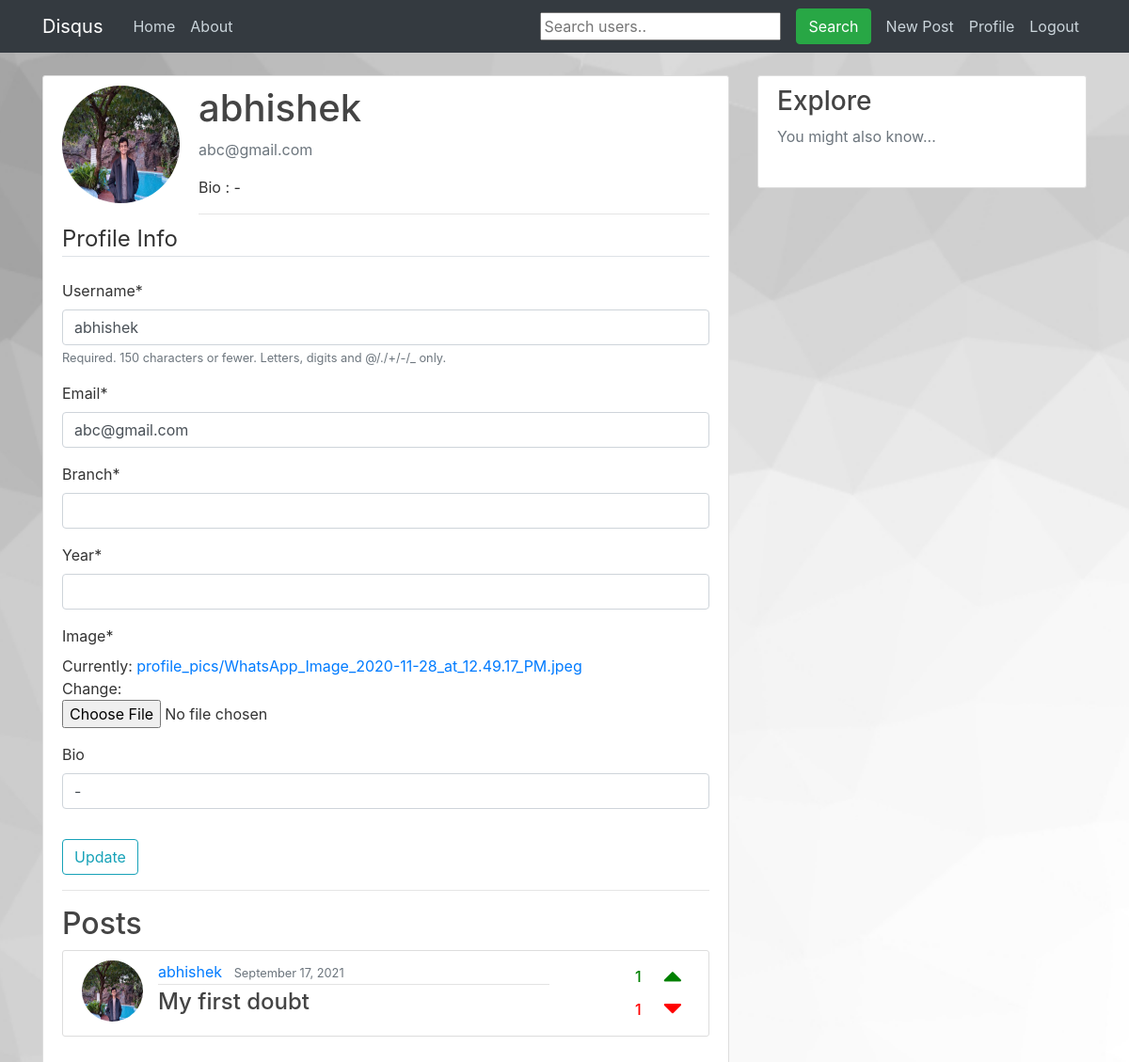
Page /auth/profile-edit/ (signed in) on the committed database.
### accounts/models.py (models this page shows, shortened)
class Profile(models.Model):
	name = models.CharField(max_length=255, default="")
	year = models.IntegerField(default=1)
	branch = models.CharField(max_length=255, default="")
	user = models.OneToOneField(User, on_delete=models.CASCADE)
	image = models.ImageField(default='default.jpg', upload_to='profile_pics')
	bio = models.CharField(max_length=255, blank=True)
	qs_cnt = models.IntegerField(default=0)
	ans_cnt = models.IntegerField(default=0)

### feed/models.py (models this page shows, shortened)
class Post(models.Model):
	title = models.CharField(max_length=100)
	content = models.TextField()
	date_posted = models.DateTimeField(default=timezone.now)
	author = models.ForeignKey(User, on_delete=models.CASCADE)
	image = models.ImageField(upload_to='uploads', blank=True)
	upvote = models.ManyToManyField(User, related_name='upvote')
	downvote = models.ManyToManyField(User, related_name='downvote')
	anonymous = models.BooleanField(default = False)
	def number_of_upvotes(self):
		return self.upvote.count()
	def number_of_downvotes(self):
		return self.downvote.count()

### accounts/views.py (the view)
# urls.py: path('profile-edit/', views.profile_edit, name='profile_edit'),
@login_required
def profile_edit(request):
	username = request.user.username
	if(request.method == 'POST'):
		u_form = UserUpdateForm(request.POST, instance=request.user)
		p_form = ProfileUpdateForm(request.POST, request.FILES, instance=request.user.profile)
		if u_form.is_valid() and p_form.is_valid():
			u_form.save()
			p_form.save()
			messages.success(request, f'Your account has been updated!')
			return redirect('profile', request.user.username)
	else:
		u_form = UserUpdateForm(instance=request.user)
		p_form = ProfileUpdateForm(instance=request.user.profile)
	user = request.user
	profileuser = User.objects.get(username=username)
	p = profileuser.profile
	u = p.user
	user_posts = Post.objects.filter(author=profileuser).order_by('-date_posted')
	context = {
		'u' : u,
		'u_form': u_form,
		'p_form': p_form,
		'user_posts' : user_posts,
		'user' : user,
		'profileuser' : profileuser,
	}
	return render(request, 'accounts/profile_edit.html', context)

### accounts/forms.py
class UserUpdateForm(forms.ModelForm):
	email = forms.EmailField()
	branch = forms.CharField()
	year = forms.IntegerField()
	class Meta:
		model = User
		fields = ['username', 'email', 'branch', 'year']

class ProfileUpdateForm(forms.ModelForm):
	class Meta:
		model = Profile
		fields = ['image', 'bio']

### accounts/templates/accounts/profile_edit.html (shortened to what this page needs)
{% extends "feed/base.html" %}
{% load crispy_forms_tags %}
{% block content %}
    <div class="content-section">
	  <div class="media">
	    <img class="rounded-circle account-img" src="{{ profileuser.profile.image.url }}">
	    <div class="media-body">
	      <h2 class="account-heading">{{ profileuser.username }}</h2>
	      <p class="text-secondary">{{ profileuser.email }}</p>
        <p class="text-start">Bio : {{ profileuser.profile.bio }}</p>
          <hr class="my-2" />
	    </div>
	  </div>
        {% ifequal user profileuser %}
	    <form method="POST" enctype="multipart/form-data">
            <fieldset class="form-group">
                <legend class="border-bottom mb-4">Profile Info</legend>
                {{ u_form|crispy }}
                {{ p_form|crispy }}
            </fieldset>
            <div class="form-group">
                <button class="btn btn-outline-info" type="submit">Update</button>
            </div>
        </form>
        {% endifequal %}
        <hr>
        <h2 align="justify">Posts</h2>
        {% if user_posts %}
            {% for post in user_posts %}
                <article class="media content-section">
                  <img class="rounded-circle article-img" src="{{ post.author.profile.image.url }}">
                  <div class="media-body">
                <div class="row">
                  <div class="col-9">
                    <div class="article-metadata">
                      <a class="mr-2" href="{% url 'profile' post.author.username %}">{{ post.author }}</a>
                      <small class="text-muted">{{ post.date_posted|date:"F d, Y" }}</small>
                    </div>
                    <h4><a class="article-title" href="{% url 'post-detail' post.id %}">{{ post.title }}</a></h4>
                  </div>
                  <div class="col-3">
                    <div class="float-right mr-4">
                      <div class="row">
                        <h6 style="color:green;" class="mt-2 mr-4">{{ post.number_of_upvotes }} </h6>
                        <i class="fa fa-caret-up" style="font-size:32px;color:green"></i>
                      </div>
                      <div class="row">
                        <h6 style="color:red;" class="mt-2 mr-4">{{ post.number_of_downvotes }} </h6>
                        <i class="fa fa-caret-down" style="font-size:32px;color:red"></i>
                      </div>
                    </div>
                  </div>
                </div>
                </article>
            {% endfor %}
        {% endif %}
	</div>
{% endblock content %}

### feed/static/feed/main.css (style rules this page uses)
body { background: #fafafa; color: #333333; margin-top: 5rem; background: url("/static/blog/bg3.jpeg") no-repeat center fixed; background-size: cover; background-position: center; }
h1, h2, h3, h4, h5, h6 { color: #444444; }
.content-section { background: #ffffff; padding: 10px 20px; border: 1px solid #dddddd; border-radius: 3px; margin-bottom: 20px; }
.article-title { color: #444444; }
.article-img { height: 65px; width: 65px; margin-right: 16px; }
.article-metadata { padding-bottom: 1px; margin-bottom: 4px; border-bottom: 1px solid #e3e3e3 }
.account-img { height: 125px; width: 125px; margin-right: 20px; margin-bottom: 16px; }
.account-heading { font-size: 2.5rem; }

### rows in the picture
Profile: bio "-"
Post: author.profile.image (picture), author "abhishek", date_posted "September 17, 2021", title "My first doubt", number_of_upvotes "1", number_of_downvotes "1"

### other values in the picture
{{ profileuser.username }} "abhishek"
{{ profileuser.email }} "abc@gmail.com"
{{ profileuser.profile.bio }} "-"
